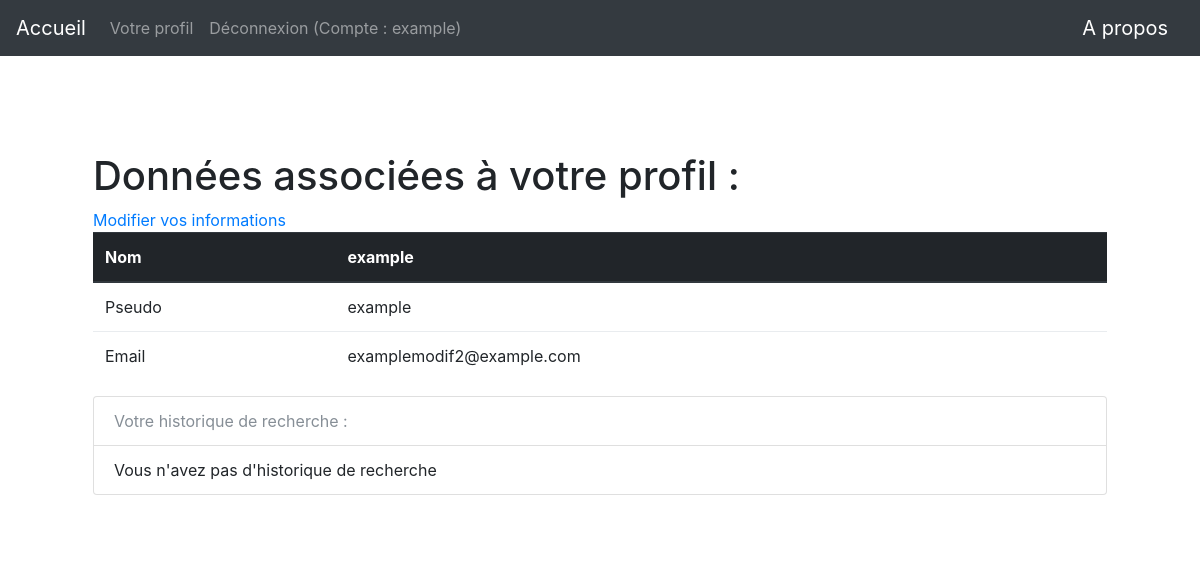
Page /profil (signed in) on the committed database.
### app/modeles/utilisateurs.py (models this page shows, shortened)
class User(UserMixin, users.Model):
    user_id = users.Column(users.Integer, unique=True, nullable=False, primary_key=True, autoincrement=True)
    user_nom = users.Column(users.Text, nullable=False)
    user_login = users.Column(users.String(45), nullable=False, unique=True)
    user_email = users.Column(users.Text, nullable=False)
    user_password = users.Column(users.String(100), nullable=False)
    user_historique = users.Column(users.String(1000))

### app/routes.py (the view)
@app.route("/profil")
@login_required
def profil():
    histo_user = current_user.user_historique
    if histo_user is None:
        histo = "Vous n'avez pas d'historique de recherche"
        pas_histo = True
    else:
        histo = current_user.user_historique.split(";")
        pas_histo = False
    return render_template("profil.html", current_user=current_user, histo=histo, pas_histo=pas_histo)

### app/modeles/utilisateurs.py (called while the page is built)
@login.user_loader
def trouver_utilisateur_via_id(identifiant):
    return User.query.get(int(identifiant))

### app/templates/profil.html (shortened to what this page needs)
{% extends "base.html" %}
{% block body %}
<h1>Données associées à votre profil :</h1>
<a href="{{url_for('modification')}}">Modifier vos informations</a>
<table class="table">
    <thead class="thead-dark">
      <tr>
        <th scope="col">Nom</th>
        <th scope="col">{{current_user.user_nom}}</th>
      </tr>
    </thead>
    <tbody>
        <tr>
            <td>Pseudo</td>
            <td>{{current_user.user_login}}</td>
        </tr>
        <tr>
            <td>Email</td>
            <td>{{current_user.user_email}}</td>
        </tr>
    </tbody>
  </table>
    {% if pas_histo == True %}
    <ul class="list-group">
    <li class="list-group-item disabled">Votre historique de recherche :</li>
      <li class="list-group-item">{{histo}}</li>
    </ul>
    {% else %}
  <ul class="list-group">
    <li class="list-group-item disabled">Votre historique de recherche :</li>
    {% for element in histo %}
      <li class="list-group-item">{{element}}</li>
    {% endfor %}
      {% endif %}
{% endblock %}

### app/templates/base.html (shortened to what this page needs)
<!DOCTYPE html>
<html lang="fr">
    <head>
        {% include "css.html" %}
    </head>
    <nav class="navbar navbar-expand-md navbar-dark bg-dark justify-content-between">
        <a class="navbar-brand" href="{{ url_for('accueil') }}">Accueil</a>
        <ul class="navbar-nav mr-auto">
            {% if not current_user.is_authenticated %}
              <li class="nav-item">
                <a class="nav-link" href="{{url_for("inscription")}}">Inscription</a>
              </li>
              <li class="nav-item">
                <a class="nav-link" href="{{url_for("connexion")}}">Connexion</a>
              </li>
            {% else %}
            <li class="nav-item">
              <a class="nav-link" href="{{url_for("profil")}}">Votre profil</a>
            </li>
              <li class="nav-item">
                <a class="nav-link" href="{{url_for("deconnexion")}}">Déconnexion (Compte : {{current_user.user_nom}})</a>
              </li>
            {% endif %}
        </ul>
        <a class="navbar-brand" href="{{ url_for('a_propos') }}">A propos</a>
    </nav>
     <body class="body">
        <div class="container">
            <div class="card border-0 shadow my-5">
              <div class="card-body p-5">
                {% block body %}
                {% endblock %}
              </div>
            </div>
          </div>
    </body>
</html>

### rows in the picture
User: user_nom "example", user_login "example", user_email "examplemodif2@example.com"

### other values in the picture
{{ histo }} "Vous n'avez pas d'historique de recherche"
